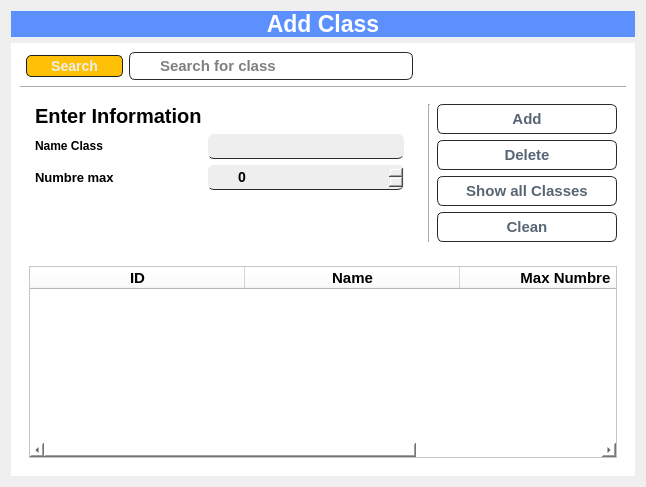
               <widget class="QWidget" name="page_5">
                <property name="styleSheet">
                 <string notr="true"/>
                </property>
                <layout class="QVBoxLayout" name="verticalLayout_4">
                 <item>
                  <widget class="QLabel" name="label_45">
                   <property name="font">
                    <font>
                     <pointsize>17</pointsize>
                     <weight>75</weight>
                     <bold>true</bold>
                    </font>
                   </property>
                   <property name="styleSheet">
                    <string notr="true">background-color: rgb(92, 144, 255);
color: rgb(255, 255, 255);</string>
                   </property>
                   <property name="text">
                    <string>&lt;html&gt;&lt;head/&gt;&lt;body&gt;&lt;p align=&quot;center&quot;&gt;Add Class&lt;/p&gt;&lt;/body&gt;&lt;/html&gt;</string>
                   </property>
                  </widget>
                 </item>
                 <item>
                  <widget class="QWidget" name="widget_40" native="true">
                   <property name="sizePolicy">
                    <sizepolicy hsizetype="Preferred" vsizetype="Expanding">
                     <horstretch>0</horstretch>
                     <verstretch>0</verstretch>
                    </sizepolicy>
                   </property>
                   <property name="styleSheet">
                    <string notr="true">background-color: rgb(255, 255, 255);</string>
                   </property>
                   <layout class="QGridLayout" name="gridLayout_5">
                    <item row="2" column="3">
                     <widget class="QWidget" name="widget_42" native="true">
                      <property name="minimumSize">
                       <size>
                        <width>189</width>
                        <height>0</height>
                       </size>
                      </property>
                      <layout class="QGridLayout" name="gridLayout_6">
                       <item row="0" column="1">
                        <widget class="QPushButton" name="pushButton_20">
                         <property name="styleSheet">
                          <string notr="true">QPushButton {
	background-color: #ffffff;
	color: #576574;
	border-radius: 6px;
	border: 1px solid #2a2a2a;
	display:inline-block;
	font-family:Arial;
	font-size:15px;
	font-weight:bold;
	padding:5px 28px;
	text-decoration:none;
	text-shadow:0px 1px 0px #ffffff;
}
QPushButton:hover {
	background:linear-gradient(to bottom, #f9f9f9 5%, #e9e9e9 100%);
	background-color: QLinearGradient( x1: 0, y1: 0, x2: 1, y2: 1, stop: 0 #D980FA, stop: 0.1 #ED4C67, stop: 0.5 #B53471, stop: 0.9 #B53471, stop: 1 #833471);
	color: #eeeeee;
	border-radius: 6px;
	border: 1px solid #ffffff;
	display:inline-block;
	cursor:pointer;
	font-family:Arial;
	font-size:10px;
	font-weight:bold;
	padding:5px 24px;
	text-decoration:none;
	text-shadow:0px 1px 0px #ffffff;
}</string>
                         </property>
                         <property name="text">
                          <string>Add</string>
                         </property>
                        </widget>
                       </item>
                       <item row="1" column="1">
                        <widget class="QPushButton" name="pushButton_23">
                         <property name="styleSheet">
                          <string notr="true">QPushButton {
	background-color: #ffffff;
	color: #576574;
	border-radius: 6px;
	border: 1px solid #2a2a2a;
	display:inline-block;
	font-family:Arial;
	font-size:15px;
	font-weight:bold;
	padding:5px 28px;
	text-decoration:none;
	text-shadow:0px 1px 0px #ffffff;
}
QPushButton:hover {
	background:linear-gradient(to bottom, #f9f9f9 5%, #e9e9e9 100%);
	background-color: QLinearGradient( x1: 0, y1: 0, x2: 1, y2: 1, stop: 0 #D980FA, stop: 0.1 #ED4C67, stop: 0.5 #B53471, stop: 0.9 #B53471, stop: 1 #833471);
	color: #eeeeee;
	border-radius: 6px;
	border: 1px solid #ffffff;
	display:inline-block;
	cursor:pointer;
	font-family:Arial;
	font-size:10px;
	font-weight:bold;
	padding:5px 24px;
	text-decoration:none;
	text-shadow:0px 1px 0px #ffffff;
}</string>
                         </property>
                         <property name="text">
                          <string>Delete</string>
                         </property>
                        </widget>
                       </item>
                       <item row="2" column="1">
                        <widget class="QPushButton" name="pushButton_21">
                         <property name="styleSheet">
                          <string notr="true">QPushButton {
	background-color: #ffffff;
	color: #576574;
	border-radius: 6px;
	border: 1px solid #2a2a2a;
	display:inline-block;
	font-family:Arial;
	font-size:15px;
	font-weight:bold;
	padding:5px 28px;
	text-decoration:none;
	text-shadow:0px 1px 0px #ffffff;
}
QPushButton:hover {
	background:linear-gradient(to bottom, #f9f9f9 5%, #e9e9e9 100%);
	background-color: QLinearGradient( x1: 0, y1: 0, x2: 1, y2: 1, stop: 0 #D980FA, stop: 0.1 #ED4C67, stop: 0.5 #B53471, stop: 0.9 #B53471, stop: 1 #833471);
	color: #eeeeee;
	border-radius: 6px;
	border: 1px solid #ffffff;
	display:inline-block;
	cursor:pointer;
	font-family:Arial;
	font-size:10px;
	font-weight:bold;
	padding:5px 24px;
	text-decoration:none;
	text-shadow:0px 1px 0px #ffffff;
}</string>
                         </property>
                         <property name="text">
                          <string>Show all Classes</string>
                         </property>
                        </widget>
                       </item>
                       <item row="3" column="1">
                        <widget class="QPushButton" name="pushButton_22">
                         <property name="styleSheet">
                          <string notr="true">QPushButton {
	background-color: #ffffff;
	color: #576574;
	border-radius: 6px;
	border: 1px solid #2a2a2a;
	display:inline-block;
	font-family:Arial;
	font-size:15px;
	font-weight:bold;
	padding:5px 28px;
	text-decoration:none;
	text-shadow:0px 1px 0px #ffffff;
}
QPushButton:hover {
	background:linear-gradient(to bottom, #f9f9f9 5%, #e9e9e9 100%);
	background-color: QLinearGradient( x1: 0, y1: 0, x2: 1, y2: 1, stop: 0 #D980FA, stop: 0.1 #ED4C67, stop: 0.5 #B53471, stop: 0.9 #B53471, stop: 1 #833471);
	color: #eeeeee;
	border-radius: 6px;
	border: 1px solid #ffffff;
	display:inline-block;
	cursor:pointer;
	font-family:Arial;
	font-size:10px;
	font-weight:bold;
	padding:5px 24px;
	text-decoration:none;
	text-shadow:0px 1px 0px #ffffff;
}</string>
                         </property>
                         <property name="text">
                          <string>Clean</string>
                         </property>
                        </widget>
                       </item>
                       <item row="0" column="0" rowspan="4">
                        <widget class="Line" name="line_3">
                         <property name="orientation">
                          <enum>Qt::Vertical</enum>
                         </property>
                        </widget>
                       </item>
                      </layout>
                     </widget>
                    </item>
                    <item row="3" column="0" colspan="4">
                     <widget class="QWidget" name="widget_2" native="true">
                      <property name="sizePolicy">
                       <sizepolicy hsizetype="Preferred" vsizetype="Expanding">
                        <horstretch>0</horstretch>
                        <verstretch>0</verstretch>
                       </sizepolicy>
                      </property>
                      <layout class="QVBoxLayout" name="verticalLayout_5">
                       <item>
                        <widget class="QTableWidget" name="tableWidget">
                         <property name="styleSheet">
                          <string notr="true">font-size:14px;
font-weight:bold;
text-align:center;</string>
                         </property>
                         <attribute name="horizontalHeaderMinimumSectionSize">
                          <number>215</number>
                         </attribute>
                         <column>
                          <property name="text">
                           <string>ID</string>
                          </property>
                          <property name="font">
                           <font>
                            <pointsize>11</pointsize>
                            <weight>75</weight>
                            <bold>true</bold>
                           </font>
                          </property>
                          <property name="textAlignment">
                           <set>AlignCenter</set>
                          </property>
                         </column>
                         <column>
                          <property name="text">
                           <string>Name</string>
                          </property>
                          <property name="font">
                           <font>
                            <pointsize>11</pointsize>
                            <weight>75</weight>
                            <bold>true</bold>
                           </font>
                          </property>
                          <property name="textAlignment">
                           <set>AlignCenter</set>
                          </property>
                         </column>
                         <column>
                          <property name="text">
                           <string>Max Numbre </string>
                          </property>
                          <property name="font">
                           <font>
                            <pointsize>11</pointsize>
                            <weight>75</weight>
                            <bold>true</bold>
                           </font>
                          </property>
                          <property name="textAlignment">
                           <set>AlignCenter</set>
                          </property>
                         </column>
                        </widget>
                       </item>
                      </layout>
                     </widget>
                    </item>
                    <item row="0" column="2">
                     <widget class="QLineEdit" name="lineEdit_16">
                      <property name="styleSheet">
                       <string notr="true">QLineEdit {
	background-color: #ffffff;
	color: rgb(0, 0, 0);
	border-radius: 6px;
	border: 1px solid #2a2a2a;
	display:inline-block;
	font-family:Arial;
	font-size:15px;
	font-weight:bold;
	padding:3px 28px;
	text-decoration:none;
	text-shadow:0px 1px 0px #ffffff;
}
	</string>
                      </property>
                      <property name="placeholderText">
                       <string>Search for class</string>
                      </property>
                     </widget>
                    </item>
                    <item row="0" column="1">
                     <widget class="QPushButton" name="pushButton_19">
                      <property name="styleSheet">
                       <string notr="true">QPushButton {
	box-shadow:inset 0px 1px 0px 0px #ffffff;
	background:linear-gradient(to bottom, #f9f9f9 5%, #e9e9e9 100%);
	background-color: #ffc107;
	color: #eeeeee;
	border-radius:5px;
	border:1px solid #1e1e1e;
	display:inline-block;
	cursor:pointer;
	font-family:Arial;
	font-size:14px;
	font-weight:bold;
	padding:2px 24px;
}
QPushButton:hover {
	background:linear-gradient(to bottom, #e9e9e9 5%, #f9f9f9 100%);
	background-color: #001;
	color:#666666;
}
QPushButton:active {
	position:relative;
	top:1px;
}
QPushButton::pressed {
    background-color: QLinearGradient( x1: 0, y1: 0, x2: 0, y2: 1, stop: 0 #2d2d2d, stop: 0.1 #2b2b2b, stop: 0.5 #292929, stop: 0.9 #282828, stop: 1 #252525);
}

</string>
                      </property>
                      <property name="text">
                       <string>Search</string>
                      </property>
                     </widget>
                    </item>
                    <item row="1" column="0" colspan="4">
                     <widget class="Line" name="line_15">
                      <property name="orientation">
                       <enum>Qt::Horizontal</enum>
                      </property>
                     </widget>
                    </item>
                    <item row="2" column="1" colspan="2">
                     <widget class="QWidget" name="widget_41" native="true">
                      <property name="sizePolicy">
                       <sizepolicy hsizetype="Preferred" vsizetype="Expanding">
                        <horstretch>0</horstretch>
                        <verstretch>0</verstretch>
                       </sizepolicy>
                      </property>
                      <property name="maximumSize">
                       <size>
                        <width>16777215</width>
                        <height>176</height>
                       </size>
                      </property>
                      <property name="styleSheet">
                       <string notr="true">border:none;
border-radius:10px;
background-color: white;
</string>
                      </property>
                      <layout class="QFormLayout" name="formLayout_4">
                       <item row="0" column="0">
                        <widget class="QLabel" name="ll1">
                         <property name="font">
                          <font>
                           <pointsize>15</pointsize>
                           <weight>75</weight>
                           <bold>true</bold>
                          </font>
                         </property>
                         <property name="styleSheet">
                          <string notr="true">color: #000;
border:none;</string>
                         </property>
                         <property name="text">
                          <string>Enter Information</string>
                         </property>
                        </widget>
                       </item>
                       <item row="4" column="0">
                        <widget class="QLabel" name="ll2">
                         <property name="font">
                          <font>
                           <pointsize>9</pointsize>
                           <weight>75</weight>
                           <bold>true</bold>
                          </font>
                         </property>
                         <property name="styleSheet">
                          <string notr="true">color: #000;
border:none;</string>
                         </property>
                         <property name="text">
                          <string>Name Class</string>
                         </property>
                        </widget>
                       </item>
                       <item row="4" column="1">
                        <widget class="QLineEdit" name="lineEdit_14">
                         <property name="maximumSize">
                          <size>
                           <width>220</width>
                           <height>16777215</height>
                          </size>
                         </property>
                         <property name="styleSheet">
                          <string notr="true">QLineEdit {
	background-color: rgb(238, 238, 238);
	color: rgb(0, 0, 0);
	border-radius: 6px;
	border-bottom: 1px solid #2a2a2a;
	display:inline-block;
	font-family:Arial;
	font-size:14px;
	font-weight:bold;
	padding:3px 28px;
	text-decoration:none;
	text-shadow:0px 1px 0px #ffffff;
}
	</string>
                         </property>
                        </widget>
                       </item>
                       <item row="5" column="0">
                        <widget class="QLabel" name="ll3">
                         <property name="font">
                          <font>
                           <pointsize>10</pointsize>
                           <weight>75</weight>
                           <bold>true</bold>
                          </font>
                         </property>
                         <property name="styleSheet">
                          <string notr="true">color: #000;
border:none;</string>
                         </property>
                         <property name="text">
                          <string>Numbre max </string>
                         </property>
                        </widget>
                       </item>
                       <item row="5" column="1">
                        <widget class="QSpinBox" name="spinBox_5">
                         <property name="maximumSize">
                          <size>
                           <width>220</width>
                           <height>16777215</height>
                          </size>
                         </property>
                         <property name="styleSheet">
                          <string notr="true">QSpinBox {

	background-color: rgb(238, 238, 238);
	color:#000;
	border-radius: 6px;
	border-bottom: 1px solid #2a2a2a;
	display:inline-block;
	font-family:Arial;
	font-size:14px;
	font-weight:bold;
	padding:3px 28px;
	text-decoration:none;
	text-shadow:0px 1px 0px #ffffff;

}
</string>
                         </property>
                        </widget>
                       </item>
                       <item row="6" column="1">
                        <widget class="QLabel" name="status_">
                         <property name="styleSheet">
                          <string notr="true">color: rgb(78, 158, 255);
font-size:14px;
font-weight:bold;</string>
                         </property>
                         <property name="text">
                          <string/>
                         </property>
                         <property name="alignment">
                          <set>Qt::AlignLeading|Qt::AlignLeft|Qt::AlignVCenter</set>
                         </property>
                        </widget>
                       </item>
                      </layout>
                     </widget>
                    </item>
                   </layout>
                  </widget>
                 </item>
                </layout>
               </widget>
